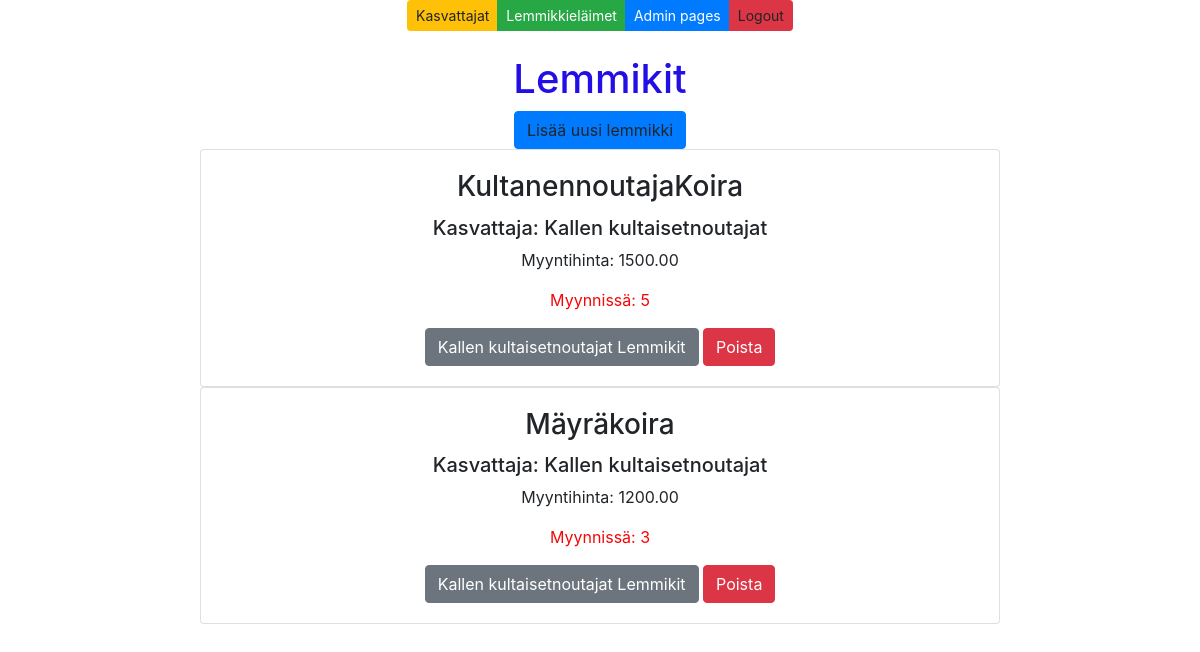
The page /lemmikit-by-kasvattaja/2/ on the database its author committed.
### app/models.py (models this page shows, shortened)
class Lemmikki(models.Model):
    lemmikkirotu = models.CharField(max_length = 20, default = "laku")
    unitprice = models.DecimalField(max_digits=8, decimal_places=2, default=1.00)
    unitsinstock = models.IntegerField(default = 3)
    kasvattaja = models.ForeignKey(Kasvattaja, on_delete=models.CASCADE)

class Kasvattaja(models.Model):
    companyname = models.CharField(max_length = 50, default="firma")
    contactname = models.CharField(max_length = 50, default="firma")
    address = models.CharField(max_length = 100, default="firma")
    phone = models.CharField(max_length = 20, default="firma")
    email = models.CharField(max_length = 50, default="firma")
    country = models.CharField(max_length = 50, default="firma")

### app/views.py (the view)
# urls.py: path('lemmikit-by-kasvattaja/<int:id>/', lemmikit_filtered)
def lemmikit_filtered(request, id):
    lemmikkilista = Lemmikki.objects.all()
    filteredlemmikit = lemmikkilista.filter(kasvattaja = id)
    context = {'lemmikit': filteredlemmikit}
    return render (request,"lemmikkilista.html",context)

### app/templates/lemmikkilista.html (shortened to what this page needs)
{% extends 'index.html' %}
{% block content %}
<br />
<br />
<h1 style="color: rgb(36, 14, 230)">Lemmikit</h1>
<a onclick="showaddform()" class="btn btn-primary">Lisää uusi lemmikki</a>
{% for p in lemmikit %}
<div class="card" style="width: 50rem;">
    <div class="card-body">
        <h3 class="card-title">{{p.lemmikkirotu}} </h3>
        <h5 class="card-text">Kasvattaja: {{p.kasvattaja.companyname}}</h5>
        Myyntihinta: {{p.unitprice}}</p>
        <p class="card-text" style="color: rgb(243, 8, 8);">Myynnissä: {{p.unitsinstock}}</p>
        <a href="/lemmikit-by-kasvattaja/{{p.kasvattaja.id}}/" class="btn btn-secondary">{{p.kasvattaja.companyname}} Lemmikit</a>
        <a href="/confirm-delete-lemmikki/{{p.id}}/" class="btn btn-danger">Poista</a>
    </div>
</div>
{% empty %}
<div class="card" style="width: 50rem;">
    <div class="card-body">
        <p class="card-text">Lemmikkejä ei löytynyt tietokannasta </p>
    </div>
</div>
{%endfor%}
{% endblock %}

### rows shown on the page
Lemmikki: lemmikkirotu "KultanennoutajaKoira", kasvattaja.companyname "Kallen kultaisetnoutajat", unitprice "1500.00", unitsinstock "5"
Lemmikki: lemmikkirotu "Mäyräkoira", kasvattaja.companyname "Kallen kultaisetnoutajat", unitprice "1200.00", unitsinstock "3"
